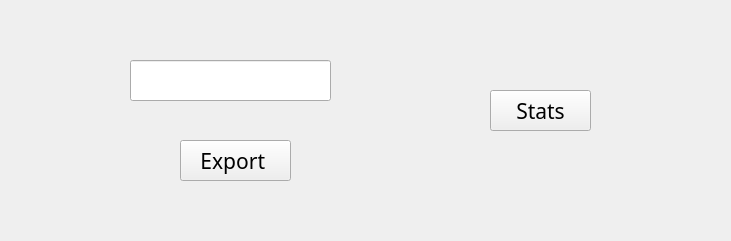
       <widget class="QWidget" name="widget_4" native="true">
        <property name="geometry">
         <rect>
          <x>820</x>
          <y>50</y>
          <width>731</width>
          <height>241</height>
         </rect>
        </property>
        <widget class="QLineEdit" name="lineEdit_export_emp">
         <property name="geometry">
          <rect>
           <x>130</x>
           <y>60</y>
           <width>201</width>
           <height>41</height>
          </rect>
         </property>
        </widget>
        <widget class="QPushButton" name="pushButton_3">
         <property name="geometry">
          <rect>
           <x>180</x>
           <y>140</y>
           <width>111</width>
           <height>41</height>
          </rect>
         </property>
         <property name="font">
          <font>
           <family>Bell MT</family>
           <pointsize>16</pointsize>
           <italic>false</italic>
           <bold>false</bold>
          </font>
         </property>
         <property name="text">
          <string>Export </string>
         </property>
        </widget>
        <widget class="QPushButton" name="pushButton_2">
         <property name="geometry">
          <rect>
           <x>490</x>
           <y>90</y>
           <width>101</width>
           <height>41</height>
          </rect>
         </property>
         <property name="font">
          <font>
           <family>Bell MT</family>
           <pointsize>16</pointsize>
           <italic>false</italic>
           <bold>false</bold>
          </font>
         </property>
         <property name="text">
          <string>Stats</string>
         </property>
        </widget>
       </widget>
